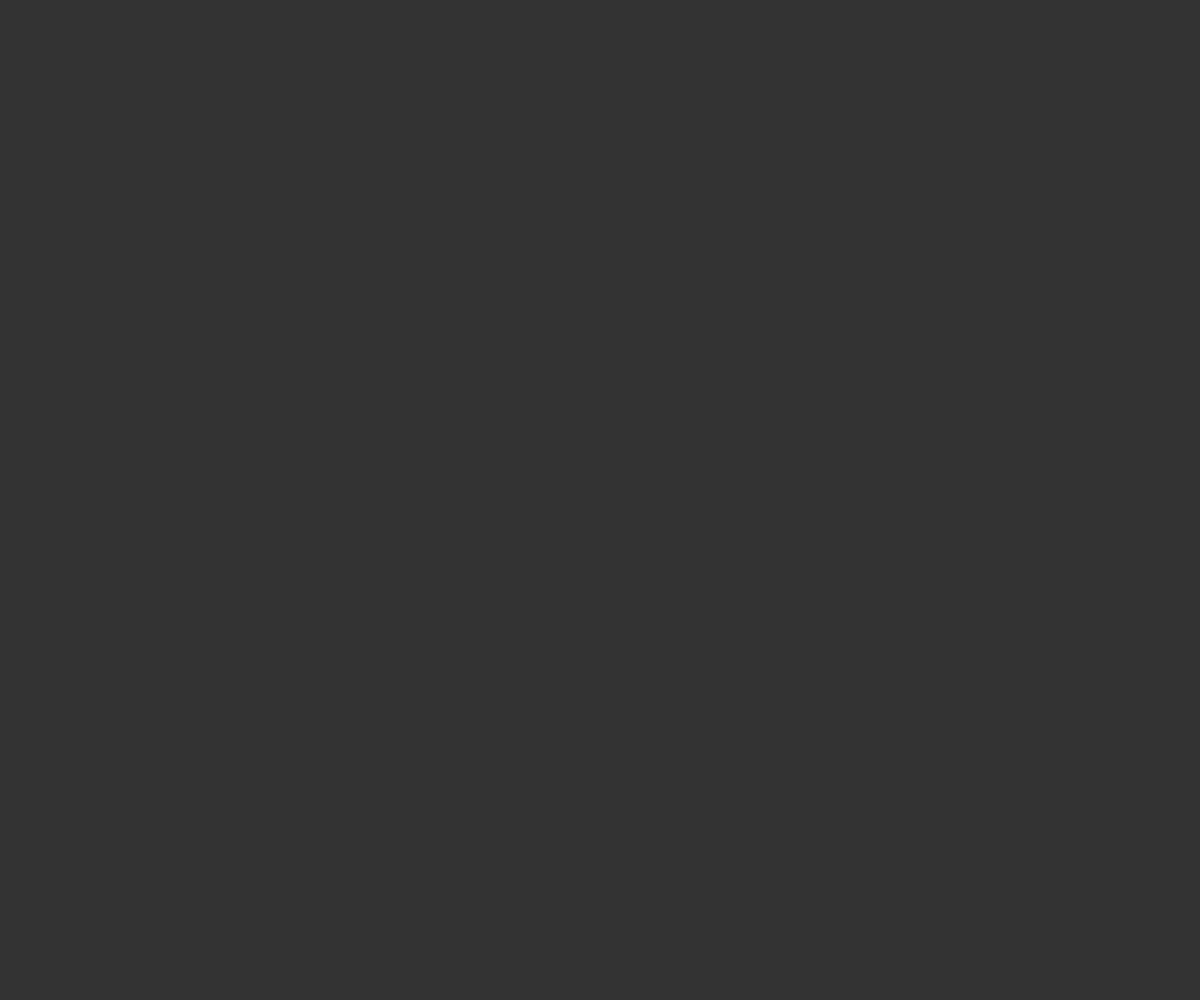
Frame 1 (no input)
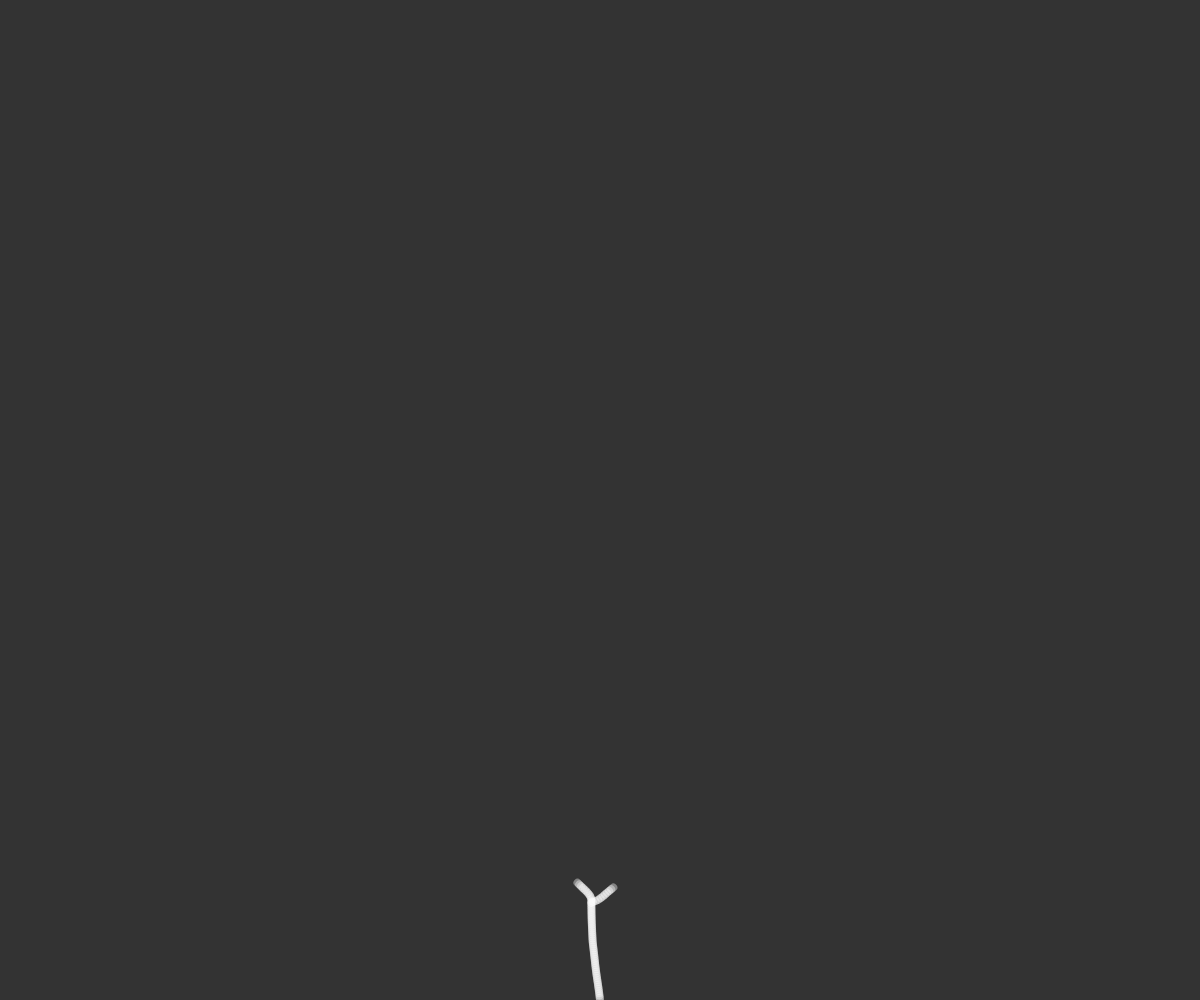
Frame 60 (no input)
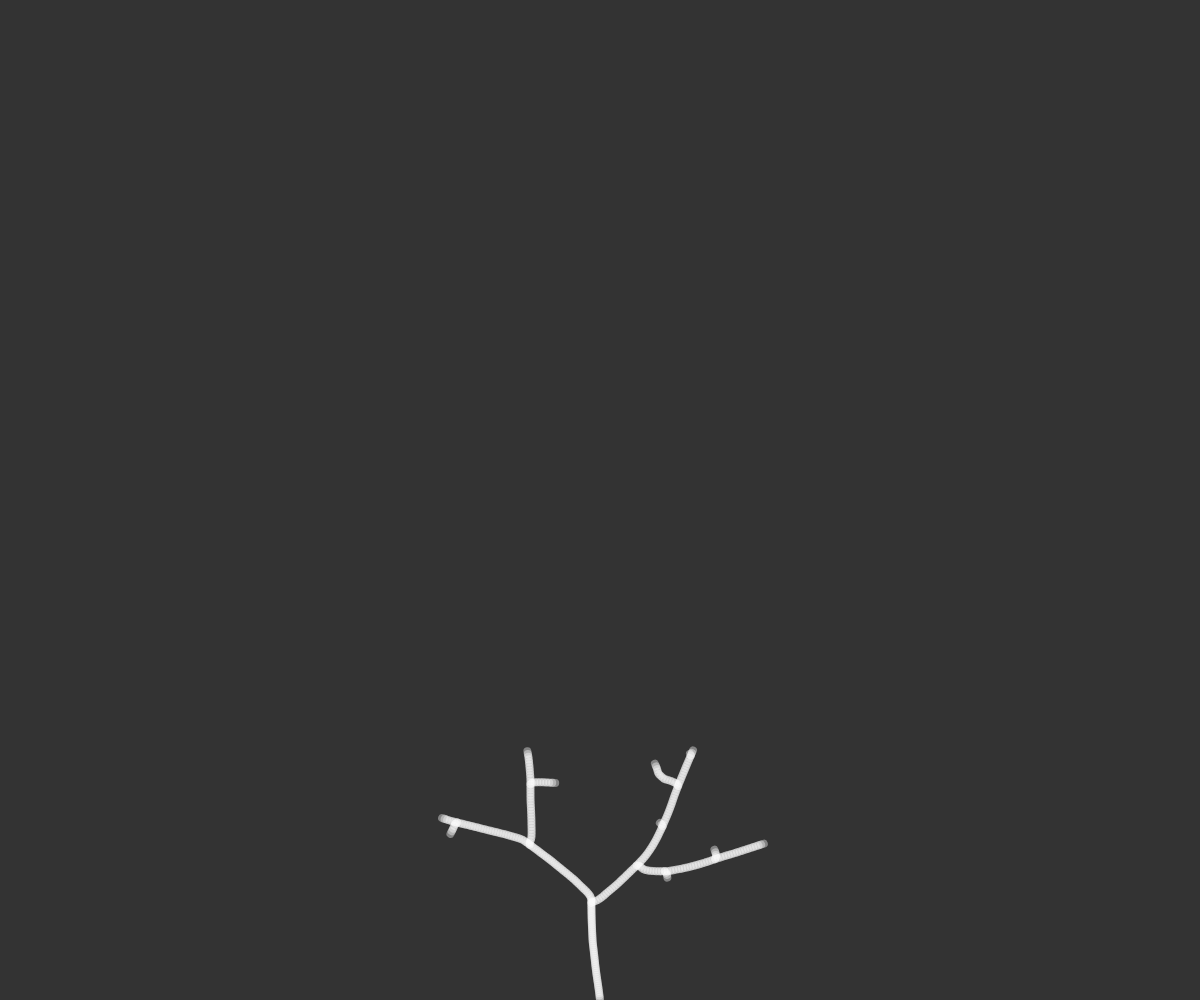
Frame 120 (the mouse pressed at the canvas centre since frame 60)

The p5.js sketch that drew these frames (run headless with seeded random() and noise() and a simulated clock; from frame 60 on, the mouse is pressed at the canvas centre):

// p5.js sketch
// ── sketch.js
// Coding Rainbow
// Daniel Shiffman
// http://patreon.com/codingrainbow
// Code for: https://youtu.be/kKT0v3qhIQY

var tree;
var max_dist = 400;
var min_dist = 20;

function setup() {
  createCanvas(windowWidth, windowHeight);
  tree = new Tree();
}

function draw() {
  background(51);
  tree.show();
  tree.grow();
}

// ── branch.js
// Coding Rainbow
// Daniel Shiffman
// http://patreon.com/codingrainbow
// Code for: https://youtu.be/kKT0v3qhIQY

function Branch(parent, pos, dir) {
  this.pos = pos;
  this.parent = parent;
  this.dir = dir;
  this.origDir = this.dir.copy();
  this.count = 0;
  this.len = 3;

  this.reset = function() {
    this.dir = this.origDir.copy();
    this.count = 0;
  }


  this.next = function() {
    var nextDir = p5.Vector.mult(this.dir, this.len);
    var nextPos = p5.Vector.add(this.pos, nextDir);
    var nextBranch = new Branch(this, nextPos, this.dir.copy());
    return nextBranch;
  }

  this.show = function() {
    if (parent != null) {
      stroke(255,255,255,100);
      strokeWeight(8);
      line(this.pos.x, this.pos.y, this.parent.pos.x, this.parent.pos.y);
    }

  }
}

// ── leaf.js


function Leaf() {
  this.pos = createVector(random(width), random(height - 100));
  this.reached = false;

  this.show = function() {
    fill(255);
    noStroke();
    ellipse(this.pos.x, this.pos.y, 4, 4);
  }

}

// ── tree.js
// Coding Rainbow
// Daniel Shiffman
// http://patreon.com/codingrainbow
// Code for: https://youtu.be/kKT0v3qhIQY

function Tree() {
  this.leaves = [];
  this.branches = [];

  for (var i = 0; i < 500; i++) {
    this.leaves.push(new Leaf());
  }
  var pos = createVector(width / 2, height);
  var dir = createVector(0, -1);
  var root = new Branch(null, pos, dir);
  this.branches.push(root);
  var current = root;
  var found = false;
  while (!found) {
    for (var i = 0; i < this.leaves.length; i++) {
      var d = p5.Vector.dist(current.pos, this.leaves[i].pos);
      if (d < max_dist) {
        found = true;
      }
    }
    if (!found) {
      var branch = current.next();
      current = branch;
      this.branches.push(current);
    }
  }

  this.grow = function() {
    for (var i = 0; i < this.leaves.length; i++) {
      var leaf = this.leaves[i];
      var closestBranch = null;
      var record = 100000;
      for (var j = 0; j < this.branches.length; j++) {
        var branch = this.branches[j];
        var d = p5.Vector.dist(leaf.pos, branch.pos);
        if (d < min_dist) {
          leaf.reached = true;
          closestBranch = null;
          break;
        } else if (d > max_dist) {

        } else if (closestBranch == null || d < record) {
          closestBranch = branch;
          record = d;
        }
      }

      if (closestBranch != null) {
        var newDir = p5.Vector.sub(leaf.pos, closestBranch.pos);
        newDir.normalize();
        closestBranch.dir.add(newDir);
        closestBranch.count++;
      }
    }

    for (var i = this.leaves.length - 1; i >= 0; i--) {
      if (this.leaves[i].reached) {
        this.leaves.splice(i, 1);
      }
    }

    for (var i = this.branches.length - 1; i >= 0; i--) {
      var branch = this.branches[i];
      if (branch.count > 0) {
        branch.dir.div(branch.count + 1);
        this.branches.push(branch.next());
      }
      branch.reset();
    }
  }





  this.show = function() {
    // for (var i = 0; i < this.leaves.length; i++) {
    //   this.leaves[i].show();
    // }

    for (var i = 0; i < this.branches.length; i++) {
      this.branches[i].show();
    }

  }

}
